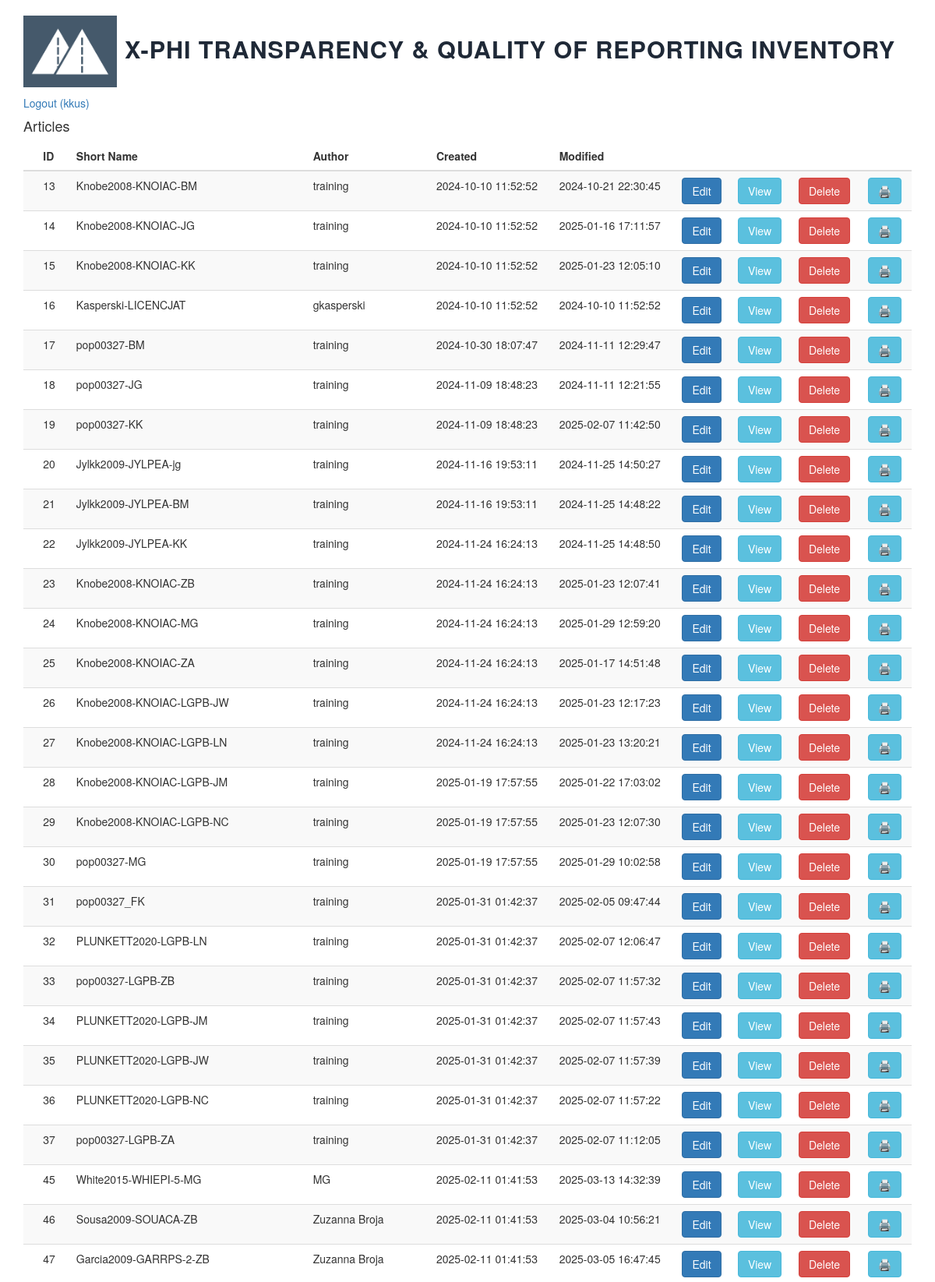
/ (signed in, upper part), run on the app's committed database.
### models.py (models this page shows, shortened)
class User(UserMixin, db.Model):
    __tablename__ = 'users'
    id = db.Column(db.Integer, primary_key=True)
    username = db.Column(db.String(80), unique=True, nullable=False)
    email = db.Column(db.String(120), unique=True, nullable=False)
    role = db.Column(db.String(120), nullable=True)
    password_hash = db.Column(db.String(128))
    article_permissions = db.relationship(
        'ArticlePermission', cascade='all, delete')
    articles = db.relationship("Article", back_populates='author')
    def can_edit(self, article_id):
        if self.role == "admin":
            return True
        return True if ArticlePermission.query.filter(ArticlePermission.user_id == self.id,
                                                       ArticlePermission.article_id == article_id,
                                                     ArticlePermission.permission == "edit").all() else False
    def can_delete(self, article_id):
        if self.role == "admin":
            return True
        if ArticlePermission.query.filter(ArticlePermission.user_id == self.id,
                                          ArticlePermission.article_id == article_id,
                                          ArticlePermission.permission == "delete").all():
            return True
    def can_view(self, article_id):
        if self.role == "admin":
            return True
        if ArticlePermission.query.filter(ArticlePermission.user_id == self.id,
                                          ArticlePermission.article_id == article_id,
                                          ArticlePermission.permission == "view").all():
            return True

class Article(db.Model):
    id = db.Column(db.Integer, primary_key=True)
    short = db.Column(db.String(200), unique=True, nullable=False)
    title = db.Column(db.String(200))
    onlinefirst = db.Column(db.Integer)
    n_studies = db.Column(db.Integer)
    first_study = db.Column(db.String(200))
    open_access = db.Column(db.String(200))
    open_access_e = db.Column(db.String)
    preregistration = db.Column(db.String(200))
    preregistration_e = db.Column(db.String)
    statement_of_availability = db.Column(db.String(200))
    statement_of_availability_e = db.Column(db.String)
    materials_availability = db.Column(db.String(200))
    materials_availability_e = db.Column(db.String)
    data_availability = db.Column(db.String(200))
    data_availability_e = db.Column(db.String)
    code_availability = db.Column(db.String(200))
    code_availability_e = db.Column(db.String)
    general_comment = db.Column(db.String)
    transparency_comment = db.Column(db.String)
    methods_comment = db.Column(db.String)
    methodsq_comment = db.Column(db.String)
    methodsnq_comment = db.Column(db.String)
    results_comment = db.Column(db.String)
    conclusions_comment = db.Column(db.String)
    background1 = db.Column(db.String(200))
    background1_e = db.Column(db.String)
    background2 = db.Column(db.String(200))
    background2_e = db.Column(db.String)
    background3 = db.Column(db.String(200))
    background3_e = db.Column(db.String)
    background4 = db.Column(db.String(200))
    background4_e = db.Column(db.String)
    goals1 = db.Column(db.String(200))
    goals1_e = db.Column(db.String)
    goals2 = db.Column(db.String(200))
    goals2_e = db.Column(db.String)
    goals3 = db.Column(db.String(200))
    goals3_e = db.Column(db.String)
    conceptual1 = db.Column(db.String(200))
    conceptual1_e = db.Column(db.String)
    conceptual2 = db.Column(db.String(200))
    conceptual2_e = db.Column(db.String)
    conceptual3 = db.Column(db.String(200))
    conceptual3_e = db.Column(db.String)
    recruitment1 = db.Column(db.String(200))
    recruitment1_e = db.Column(db.String)
    recruitment1a = db.Column(db.String(200))
    recruitment1a_e = db.Column(db.String)
    recruitment2 = db.Column(db.String(200))
    recruitment2_e = db.Column(db.String)
    recruitment3 = db.Column(db.String(200))
    recruitment3_e = db.Column(db.String)
    incentives = db.Column(db.String(200))
    incentives_e = db.Column(db.String)
    participants1 = db.Column(db.String(200))
    participants1_e = db.Column(db.String)
    participants2 = db.Column(db.String(200))
    participants2_e = db.Column(db.String)
    participants3 = db.Column(db.String(200))
    participants3_e = db.Column(db.String)
    participants4 = db.Column(db.String(200))
    participants4_e = db.Column(db.String)
    participants5 = db.Column(db.String(200))
    participants5_e = db.Column(db.String)
    exclusion0 = db.Column(db.String(200))
    exclusion0_e = db.Column(db.String)
    exclusion1 = db.Column(db.String(200))
    exclusion1_e = db.Column(db.String)
    exclusion2 = db.Column(db.String(200))
    exclusion2_e = db.Column(db.String)
    exclumeasure1 = db.Column(db.String(200))
    exclumeasure1_e = db.Column(db.String)
    exclumeasure2 = db.Column(db.String(200))
    exclumeasure2_e = db.Column(db.String)
    exclumeasure3 = db.Column(db.String(200))
    exclumeasure3_e = db.Column(db.String)
    kindofstudy = db.Column(db.String(200))
    statistical_analysis = db.Column(db.String(200))
    statistical_analysis_e = db.Column(db.String)
    nqmeasure1 = db.Column(db.String(200))
    nqmeasure1_e = db.Column(db.String)
    nqmeasure2 = db.Column(db.String(200))
    nqmeasure2_e = db.Column(db.String)
    nqmeasure3 = db.Column(db.String(200))
    nqmeasure3_e = db.Column(db.String)
    nqmeasure4 = db.Column(db.String(200))
    nqmeasure4_e = db.Column(db.String)
    nqmeasure5 = db.Column(db.String(200))
    nqmeasure5_e = db.Column(db.String)
    nqmeasure6 = db.Column(db.String(200))
    nqmeasure6_e = db.Column(db.String)
    nqmeasure7 = db.Column(db.String(200))
    nqmeasure7_e = db.Column(db.String)
    nqmeasure8 = db.Column(db.String(200))
    nqmeasure8_e = db.Column(db.String)
    nqmeasure9 = db.Column(db.String(200))
    nqmeasure9_e = db.Column(db.String)
    nqmeasure10 = db.Column(db.String(200))
    nqmeasure10_e = db.Column(db.String)
    nqmeasure11 = db.Column(db.String(200))
    nqmeasure11_e = db.Column(db.String)
    nqmeasure11a = db.Column(db.String(200))
    nqmeasure11a_e = db.Column(db.String)
    nqmeasure11b = db.Column(db.String(200))
    nqmeasure11b_e = db.Column(db.String)
    nqmeasure11c = db.Column(db.String(200))
    nqmeasure11c_e = db.Column(db.String)
    nqmeasure11d = db.Column(db.String(200))
    nqmeasure11d_e = db.Column(db.String)
    nqmeasure11e = db.Column(db.String(200))
    nqmeasure11e_e = db.Column(db.String)
    nqmeasure12 = db.Column(db.String(200))
    nqmeasure12_e = db.Column(db.String)
    nqmeasure13 = db.Column(db.String(200))
    nqmeasure13_e = db.Column(db.String)
    nqmeasure14 = db.Column(db.String(200))
    nqmeasure14_e = db.Column(db.String)
    nqmeasure15 = db.Column(db.String(200))
    nqmeasure15_e = db.Column(db.String)
    nqmeasure16 = db.Column(db.String(200))
    nqmeasure16_e = db.Column(db.String)
    nqmeasure17 = db.Column(db.String(200))
    nqmeasure17_e = db.Column(db.String)
    nqmeasure18 = db.Column(db.String(200))
    nqmeasure18_e = db.Column(db.String)
    qmeasure1 = db.Column(db.String(200))
    qmeasure1_e = db.Column(db.String)
    qmeasure2 = db.Column(db.String(200))
    qmeasure2_e = db.Column(db.String)
    qmeasure3 = db.Column(db.String(200))
    qmeasure3_e = db.Column(db.String)
    qmeasure4 = db.Column(db.String(200))
    qmeasure4_e = db.Column(db.String)
    qmeasure5 = db.Column(db.String(200))
    qmeasure5_e = db.Column(db.String)
    qmeasure6 = db.Column(db.String(200))
    qmeasure6_e = db.Column(db.String)
    qmeasure6a = db.Column(db.String(200))
    qmeasure6a_e = db.Column(db.String)
    qmeasure6b = db.Column(db.String(200))
    qmeasure6b_e = db.Column(db.String)
    qmeasure6c = db.Column(db.String(200))
    qmeasure6c_e = db.Column(db.String)
    qmeasure6d = db.Column(db.String(200))
    qmeasure6d_e = db.Column(db.String)
    qmeasure6e = db.Column(db.String(200))
    qmeasure6e_e = db.Column(db.String)
    qmeasure6f  = db.Column(db.String(200))
    qmeasure6f_e  = db.Column(db.String)
    qmeasure7a  = db.Column(db.String(200))
    qmeasure7a_e  = db.Column(db.String)
    qmeasure7b  = db.Column(db.String(200))
    qmeasure7b_e  = db.Column(db.String)
    qmeasure7c  = db.Column(db.String(200))
    qmeasure7c_e  = db.Column(db.String)
    qmeasure7d  = db.Column(db.String(200))
    qmeasure7d_e  = db.Column(db.String)
    qmeasure8  = db.Column(db.String(200))
    qmeasure8_e  = db.Column(db.String)
    qmeasure9  = db.Column(db.String(200))
    qmeasure9_e  = db.Column(db.String)
    qmeasure10  = db.Column(db.String(200))
    qmeasure10_e  = db.Column(db.String)
    flow1  = db.Column(db.String(200))
    flow1_e  = db.Column(db.String)
    flow2  = db.Column(db.String(200))
    flow2_e  = db.Column(db.String)
    flow3  = db.Column(db.String(200))
    flow3_e  = db.Column(db.String)
    descriptive1  = db.Column(db.String(200))
    descriptive1_e  = db.Column(db.String)
    descriptive2  = db.Column(db.String(200))
    descriptive2_e  = db.Column(db.String)
    inferential1  = db.Column(db.String(200))
    inferential1_e  = db.Column(db.String)
    inferential2  = db.Column(db.String(200))
    inferential2_e  = db.Column(db.String)
    inferential3  = db.Column(db.String(200))
    inferential3_e  = db.Column(db.String)
    interpretation  = db.Column(db.String(200))
    interpretation_e  = db.Column(db.String)
    validity  = db.Column(db.Integer)
    validity_e  = db.Column(db.String)
    author_id = db.Column(db.Integer, db.ForeignKey('users.id'))
    author = db.relationship('User', back_populates='articles')
    created_date = db.Column(db.DateTime, nullable=True,
                             default=datetime.now(UTC))
    modified_date = db.Column(
        db.DateTime, nullable=True, default=datetime.now(UTC), onupdate=datetime.now)
    permissions = db.relationship('ArticlePermission', cascade='all, delete')

### __init__.py (the view)
@app.route('/', methods=['GET', 'POST'])
def index():
    form = CreateArticleForm()
    available_articles = Article.query.all()
    return render_template('index.html', form=form,
                           available_articles=available_articles)

### __init__.py (called while the page is built)
@login.user_loader
def load_user(id):
    return User.query.get(int(id))

### templates/index.html (shortened to what this page needs)
<!doctype html>
{% extends "bootstrap/base.html" %}
{% import "bootstrap/wtf.html" as wtf %}
{% block head %}
{{ super() }}
{% endblock %}
{% block styles %}
{{super()}}
<link rel="stylesheet" href="https://cdn.datatables.net/v/dt/dt-2.2.1/sl-3.0.0/datatables.min.css">
<link rel="stylesheet" href="{{ url_for('static', filename='style.css') }}">
{% endblock %}
{% block content %}
<div class="container">
    <h1>
        <img src={{ url_for('static', filename="logo-meta_new.png" ) }} style="max-width: 120px; display: inline-block">
        <span class = "site-title"> X-PHI Transparency & Quality of Reporting Inventory</span>
    </h1>
    {% if current_user.is_authenticated %}
    <p>
        <a href="{{ url_for('logout') }}"> Logout ({{ current_user.username }}) </a>
    </p>
    <h4> Articles </h4>
    <table id="article-list" class="table table-striped">
        <thead>
            <tr>
                <th></th>
                <th>
                    ID
                </th>
                <th>
                    Short Name
                </th>
                <th>
                    Author
                </th>
                <th>
                    Created
                </th>
                <th>
                    Modified
                </th>
                <th>
                </th>
                <th>
                </th>
                <th>
                </th>
                <th>
                </th>
            </tr>
        </thead>
        <tbody class="searchable">
            {% for article in available_articles %}
            {% if current_user.can_edit(article.id) %}
            <tr>
                <td></td>
                <td> {{ article.id }} </td>
                <td> {{ article.short }} </td>
                <td> {{ article.author.username }} </td>
                <td> {{ article.created_date.strftime('%Y-%m-%d %H:%M:%S') }} </td>
                <td> {{ article.modified_date.strftime('%Y-%m-%d %H:%M:%S') }} </td>
                <td>
                    {% if current_user.can_edit(article.id) %}
                    <a href={{ url_for("edit", id=article.id) }}><button class="btn btn-primary">Edit</button></a>
                    {% else %}
                    <a href={{ url_for("edit", id=article.id) }}><button disabled class="btn btn-primary">Edit</button></a>
                    {% endif %}
                </td>
                <td>
                    {% if current_user.can_view(article.id) %}
                    <a href={{ url_for("view", id=article.id) }}> <button class="btn btn-info">View</button></a> </td>
                    {% else %}
                    <a href={{ url_for("view", id=article.id) }}> <button disabled class="btn btn-info">View</button></a> </td>
                    {% endif %}
                <td>
                    {% if current_user.can_delete(article.id) %}
                    <a href={{ url_for("delete", id=article.id) }}> <button class="btn btn-danger">Delete</button></a>
                    {% else %}
                    <a href={{ url_for("delete", id=article.id) }}> <button disabled class="btn btn-danger">Delete</button></a>
                    {% endif %}
                </td>
                <td>
                    {% if current_user.can_view(article.id) %}
                    <a href={{ url_for("_print", id=article.id) }}> <button class="btn btn-info">🖨️</button></a>
                    {% else %}
                    <a href={{ url_for("_print", id=article.id) }}> <button disabled class="btn btn-info">🖨️</button></a>
                    {% endif %}
                </td>
            </tr>
            {% endif %}
            {% endfor %}
        </tbody>
    </table>
{% endif %}
{% endblock %}

### static/style.css (style rules this page uses)
.site-title { display: inline-block !important; color: var(--app-text, #1f2937) !important; font-weight: 700 !important; font-size: 0.85em !important; text-transform: uppercase; letter-spacing: 0.03em; margin-top: 8px; }

### data on the page
User: username "kkus"
Article: id "13", short "Knobe2008-KNOIAC-BM", author.username "training", created_date "2024-10-10 11:52:52", modified_date "2024-10-21 22:30:45"
Article: id "14", short "Knobe2008-KNOIAC-JG", author.username "training", created_date "2024-10-10 11:52:52", modified_date "2025-01-16 17:11:57"
Article: id "15", short "Knobe2008-KNOIAC-KK", author.username "training", created_date "2024-10-10 11:52:52", modified_date "2025-01-23 12:05:10"
Article: id "16", short "Kasperski-LICENCJAT", author.username "gkasperski", created_date "2024-10-10 11:52:52", modified_date "2024-10-10 11:52:52"
Article: id "17", short "pop00327-BM", author.username "training", created_date "2024-10-30 18:07:47", modified_date "2024-11-11 12:29:47"
Article: id "18", short "pop00327-JG", author.username "training", created_date "2024-11-09 18:48:23", modified_date "2024-11-11 12:21:55"
Article: id "19", short "pop00327-KK", author.username "training", created_date "2024-11-09 18:48:23", modified_date "2025-02-07 11:42:50"
Article: id "20", short "Jylkk2009-JYLPEA-jg", author.username "training", created_date "2024-11-16 19:53:11", modified_date "2024-11-25 14:50:27"
Article: id "21", short "Jylkk2009-JYLPEA-BM", author.username "training", created_date "2024-11-16 19:53:11", modified_date "2024-11-25 14:48:22"
Article: id "22", short "Jylkk2009-JYLPEA-KK", author.username "training", created_date "2024-11-24 16:24:13", modified_date "2024-11-25 14:48:50"
Article: id "23", short "Knobe2008-KNOIAC-ZB", author.username "training", created_date "2024-11-24 16:24:13", modified_date "2025-01-23 12:07:41"
Article: id "24", short "Knobe2008-KNOIAC-MG", author.username "training", created_date "2024-11-24 16:24:13", modified_date "2025-01-29 12:59:20"
Article: id "25", short "Knobe2008-KNOIAC-ZA", author.username "training", created_date "2024-11-24 16:24:13", modified_date "2025-01-17 14:51:48"
Article: id "26", short "Knobe2008-KNOIAC-LGPB-JW", author.username "training", created_date "2024-11-24 16:24:13", modified_date "2025-01-23 12:17:23"
Article: id "27", short "Knobe2008-KNOIAC-LGPB-LN", author.username "training", created_date "2024-11-24 16:24:13", modified_date "2025-01-23 13:20:21"
Article: id "28", short "Knobe2008-KNOIAC-LGPB-JM", author.username "training", created_date "2025-01-19 17:57:55", modified_date "2025-01-22 17:03:02"
Article: id "29", short "Knobe2008-KNOIAC-LGPB-NC", author.username "training", created_date "2025-01-19 17:57:55", modified_date "2025-01-23 12:07:30"
Article: id "30", short "pop00327-MG", author.username "training", created_date "2025-01-19 17:57:55", modified_date "2025-01-29 10:02:58"
Article: id "31", short "pop00327_FK", author.username "training", created_date "2025-01-31 01:42:37", modified_date "2025-02-05 09:47:44"
Article: id "32", short "PLUNKETT2020-LGPB-LN", author.username "training", created_date "2025-01-31 01:42:37", modified_date "2025-02-07 12:06:47"
Article: id "33", short "pop00327-LGPB-ZB", author.username "training", created_date "2025-01-31 01:42:37", modified_date "2025-02-07 11:57:32"
Article: id "34", short "PLUNKETT2020-LGPB-JM", author.username "training", created_date "2025-01-31 01:42:37", modified_date "2025-02-07 11:57:43"
Article: id "35", short "PLUNKETT2020-LGPB-JW", author.username "training", created_date "2025-01-31 01:42:37", modified_date "2025-02-07 11:57:39"
Article: id "36", short "PLUNKETT2020-LGPB-NC", author.username "training", created_date "2025-01-31 01:42:37", modified_date "2025-02-07 11:57:22"
Article: id "37", short "pop00327-LGPB-ZA", author.username "training", created_date "2025-01-31 01:42:37", modified_date "2025-02-07 11:12:05"
Article: id "45", short "White2015-WHIEPI-5-MG", author.username "MG", created_date "2025-02-11 01:41:53", modified_date "2025-03-13 14:32:39"
Article: id "46", short "Sousa2009-SOUACA-ZB", author.username "Zuzanna Broja", created_date "2025-02-11 01:41:53", modified_date "2025-03-04 10:56:21"
Article: id "47", short "Garcia2009-GARRPS-2-ZB", author.username "Zuzanna Broja", created_date "2025-02-11 01:41:53", modified_date "2025-03-05 16:47:45"
